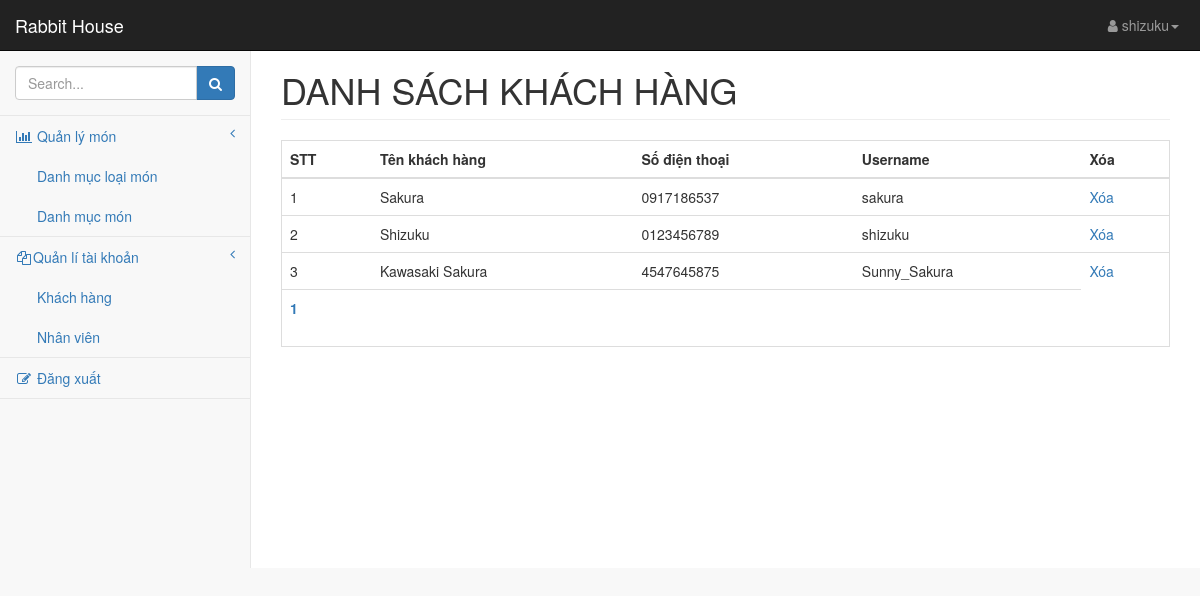
/Admin/list_khachhang.php (signed in), run on the app's committed database.
### tables this page shows
CREATE TABLE `tblkhachhang` (
  `idKhachhang` int(11) NOT NULL,
  `tenKH` text NOT NULL,
  `SDT` text DEFAULT NULL,
  `username` text NOT NULL,
  `password` text NOT NULL
);

### Admin/list_khachhang.php (the view, shortened to what this page needs)
<?php
if(isset($_SESSION["username"]))
	$username	=	$_SESSION["username"];
else
	header("location:login.php");
?>
<!DOCTYPE html>
<html lang="en">
    <head>
        <link href="../css/bootstrap.min.css" rel="stylesheet">
        <link href="../css/metisMenu.min.css" rel="stylesheet">
        <link href="../css/timeline.css" rel="stylesheet">
        <link href="../css/startmin.css" rel="stylesheet">
        <link href="../css/morris.css" rel="stylesheet">
        <link href="../css/font-awesome.min.css" rel="stylesheet" type="text/css">
    </head>
    <body>
        <div id="wrapper">
            <nav class="navbar navbar-inverse navbar-fixed-top" role="navigation">
                <div class="navbar-header">
                    <a class="navbar-brand" href="blank.php">Rabbit House</a>
                </div>
                <ul class="nav navbar-right navbar-top-links">
                    <li class="dropdown">
                        <a class="dropdown-toggle" data-toggle="dropdown" href="#">
                            <i class="fa fa-user fa-fw"></i><?=$username?></$username?><b class="caret"></b>
                        </a>
                    </li>
                </ul>
              <?php
					include"../include/left_admin.php";
				?>
            </nav>
			<div id="page-wrapper">
                <div class="container-fluid">
                    <div class="row">
                        <div class="col-lg-12">
                            <h1 class="page-header">DANH SÁCH KHÁCH HÀNG</h1>
                        </div>
                    </div>
                                   <div class="table-responsive table-bordered">
                                        <table class="table">
                                            <thead>
                                                <tr>
                                                    <th>STT</th>
                                                    <th>Tên khách hàng</th>
													<th>Số điện thoại</th>
													<th>Username</th>
                                                    <th>Xóa </th>
                                                </tr>
                                            </thead>
                                            <tbody
												<?php
													include("../include/connect.inc");
													$sql		=	"select * from tblkhachhang";
												   	$rs 		=	mysqli_query($conn, $sql);
												    $count		=	mysqli_num_rows($rs);
												    $pageSize = 5;
												   	$pos 		=	(!isset($_GET["page"]))?0:($_GET["page"] -1)*$pageSize;
												    $sql		=	"select * from tblkhachhang limit $pos, $pageSize";
												   	$rs 		=	mysqli_query($conn, $sql);
												   	$i			=	1;
												  while($row=mysqli_fetch_array($rs)){
													echo" <tr>
														<td>$i</td>
														<td>".$row["tenKH"]."</td>
														<td>".$row["SDT"]."</td>
														<td>".$row["username"]."</td>
														<td><a href='javascript:del_confirm(\"del_khachhang.php?id=".$row["idKhachhang"]."\")'>Xóa</a></td>
														</tr>";
												   $i++;
												  }
												?>
                                                <tr>
                                                    <th colspan="4">
													 <?php
														for($i=1; $i<=ceil($count/$pageSize);$i++)
															echo "<a href='list_khachhang.php?page=$i'>".$i."</a>&nbsp&nbsp";
													?>
											</th>
                                                </tr>
                                            </tbody>
                                        </table>
                                    </div>
                </div>
            </div>
        </div>
    </body>
</html>

### css/startmin.css (style rules this page uses)
body { background-color: #f8f8f8; }
#wrapper { width: 100%; }
#page-wrapper { padding-top: 30px; min-height: 568px; background-color: #fff; }
@media (min-width:768px) { #page-wrapper { position: inherit; margin-left: 250px; padding: 30px 15px 0 15px; border-left: 1px solid #e7e7e7; } }
.navbar-header { float: left; }
.navbar-right { text-align: right; }
.navbar-top-links { margin: 0; }
.navbar-top-links li { display: inline-block; }
.navbar-top-links li:last-child { margin-right: 6px; }
.navbar-top-links li a { padding: 15px; min-height: 50px; }
.navbar-top-links>li>a { color: #999; }

### data on the page
tblkhachhang: tenKH "Sakura", SDT "0917186537", username "sakura"
tblkhachhang: tenKH "Shizuku", SDT "0123456789", username "shizuku"
tblkhachhang: tenKH "Kawasaki Sakura", SDT "4547645875", username "Sunny_Sakura"

### other printed values
$username "shizuku"
